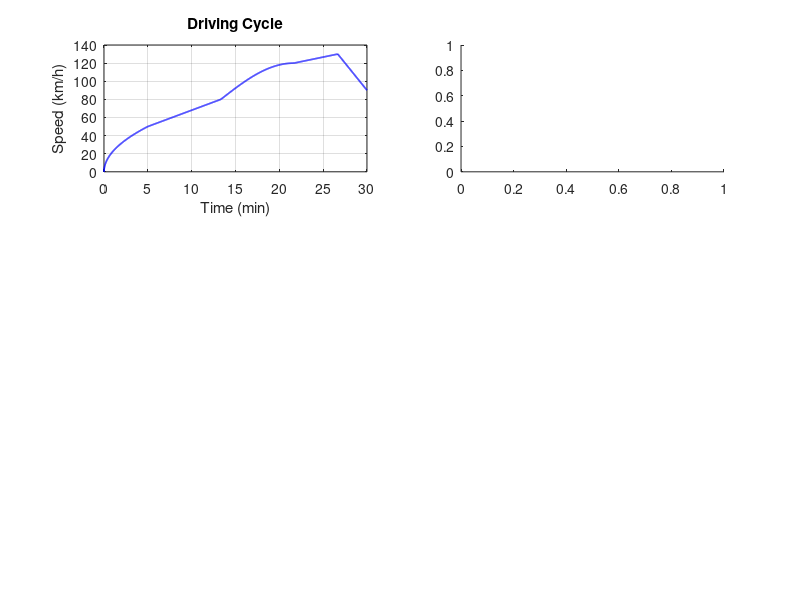

Write MATLAB code to recreate this figure. (Note: this script raises an error after producing the figure.)
%% 行驶工况能耗分析
% 功能：WLTC 类工况下的能耗、SOC、回馈制动分析
% 兼容版本：MATLAB R2016b

clc; close all;

%% 工况定义（WLTC 风格分段加速/巡航/减速）
dt = 1;                      % 仿真步长 [s]
T = 1800;                    % 仿真时长 [s]
t = (0:dt:T)';               % 时间向量

% 构建车速曲线 [km/h]
v_kmh = zeros(size(t));
v_kmh(t<=300) = 50*(t(t<=300)/300).^0.5;
v_kmh(t>300 & t<=800) = 50 + 30*(t(t>300 & t<=800)-300)/500;
v_kmh(t>800 & t<=1300) = 80 + 40*sin(pi*(t(t>800 & t<=1300)-800)/1000);
v_kmh(t>1300 & t<=1600) = 120 + 10*(t(t>1300 & t<=1600)-1300)/300;
v_kmh(t>1600) = max(130 - 40*(t(t>1600)-1600)/200, 0);
v_ms = v_kmh/3.6;            % [m/s]

%% 车辆参数
m = 1800;                    % 整车质量 [kg]
Cd = 0.30;                   % 风阻系数
Af = 2.2;                    % 迎风面积 [m^2]
rho = 1.225;                 % 空气密度 [kg/m^3]
f = 0.012;                   % 滚动阻力系数
g = 9.81;                    % 重力加速度 [m/s^2]
rw = 0.33;                   % 车轮半径 [m]
T_max = 280;                 % 电机最大转矩 [Nm]
n_base = 3500;               % 电机基速 [rpm]
eta_m = 0.92;                % 电机驱动效率
eta_r = 0.85;                % 回馈制动效率
Q_bat = 60;                  % 电池容量 [Ah]
V_bat = 380;                 % 电池电压 [V]
SOC_0 = 0.95;                % 初始SOC

%% 仿真计算
nn = length(t);
a = zeros(nn,1); P_mot = zeros(nn,1); P_bat = zeros(nn,1);
E_con = zeros(nn,1); SOC = SOC_0*ones(nn,1);

for i = 2:nn
    a(i) = (v_ms(i)-v_ms(i-1))/dt;                             % 加速度 [m/s^2]
    F = 0.5*rho*Cd*Af*v_ms(i)^2 + f*m*g + m*a(i);             % 总阻力 [N]
    mrpm = v_ms(i)/rw*30/pi;                                    % 电机转速 [rpm]
    Ta = T_max * min(1, n_base/max(mrpm,1));                    % 电机转矩 [Nm]
    P_mot(i) = F*rw * v_ms(i)/rw;                               % 电机功率 [W]
    P_bat(i) = P_mot(i)/(eta_m*(P_mot(i)>=0) + eta_r*(P_mot(i)<0));   % 电池功率 [W]
    E_con(i) = E_con(i-1) + P_bat(i)*dt/3600;                  % 累计能耗 [Wh]
    SOC(i) = SOC(i-1) - P_bat(i)*dt/(V_bat*Q_bat*3600);        % SOC
end

drv = P_mot>0; reg = P_mot<0;

%% 绘图
figure('Position', [50 50 950 700]);

subplot(3,2,1);
plot(t/60, v_kmh, 'b-', 'LineWidth', 1.2);
xlabel('Time (min)'); ylabel('Speed (km/h)');
grid on; title('Driving Cycle');

subplot(3,2,2);
yyaxis left; plot(t/60, P_mot/1000, 'b-'); ylabel('Power (kW)');
yyaxis right; plot(t/60, E_con/1000, 'r-', 'LineWidth', 1.5); ylabel('Energy (kWh)');
xlabel('Time (min)'); grid on; title('Power & Energy');

subplot(3,2,3);
histogram(P_mot(drv)/1000, 30, 'FaceColor', 'b'); hold on;
lgd = {'Drive'};
if any(reg), histogram(abs(P_mot(reg))/1000, 30, 'FaceColor', 'g'); lgd{end+1} = 'Regen'; end
xlabel('Power (kW)'); ylabel('Count'); legend(lgd); grid on; title('Power Distribution');

subplot(3,2,4);
plot(t/60, a, 'r-', 'LineWidth', 1);
xlabel('Time (min)'); ylabel('Accel (m/s^2)');
grid on; title('Acceleration');

subplot(3,2,5);
plot(t/60, SOC*100, 'b-', 'LineWidth', 1.2);
xlabel('Time (min)'); ylabel('SOC (%)');
grid on; title('Battery SOC');

subplot(3,2,6);
E_drv = sum(P_bat(drv)*dt/3600); E_reg = sum(abs(P_bat(reg))*dt/3600);
if E_reg>0, pie([E_drv, E_reg], {'Drive (Wh)', 'Regen (Wh)'}); end
title('Energy Distribution');

%% 输出结果
dist = sum(v_ms*dt)/1000;
fprintf('===== Driving Cycle Energy Analysis =====\n');
fprintf('Distance: %.2f km\n', dist);
fprintf('Energy: %.1f kWh/100km\n', E_con(end)/dist*100/1000);
fprintf('SOC change: %.1f%%\n', (SOC_0-SOC(end))*100);
fprintf('Range: %.0f km\n', dist*SOC_0/(SOC_0-SOC(end)+0.001));
fprintf('Regen energy ratio: %.1f%%\n', sum(abs(P_bat(reg)))/max(sum(abs(P_bat)),1e-6)*100);
